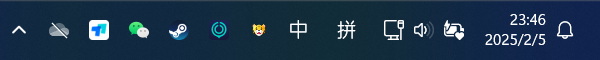
#> input picture 9tian_auto/sys.png, 600 x 60 px
$ python -i wechat_image_recognition.py   (imports and definitions only)
#> lines starting #> are read from the running program, lines starting #| are printed output that depends on the picture; after the words box and inside, x2 and y2 are one past the last pixel; in counts of white or black regions, pixels touching at a corner belong together
import cv2
import numpy as np


# orb=cv2.ORB.create()
#
# wechat_sys=cv2.imread('./wechat_screen/wechat_sys.png')
# sys = cv2.imread('./sys.png')
#
# wechat_sys_gray = cv2.cvtColor(wechat_sys, cv2.COLOR_BGR2GRAY)
# sys_gray = cv2.cvtColor(sys, cv2.COLOR_BGR2GRAY)
#
# if wechat_sys is None or sys is None:
#     raise ValueError('图像加载失败')
#
# print(orb.detectAndCompute(image=wechat_sys_gray,mask=None))
# print(orb.detectAndCompute(image=sys_gray,mask=None))
#======================================================================================
wechat_green_BGR=(108, 215, 29)
wechat_red_BGR=(48,59,255)
def recognition_color(find_image="sys.png",color=wechat_green_BGR,color_smooth=15,mix_area=4,test=False,blur=False):
    """
    返回找到面积最大的颜色的中心(x,y)
    """
#> called with find_image = 'sys.png', color = (108, 215, 29), color_smooth = 15, mix_area = 4, test = False, blur = False
    wechat_sys_color_BGR = np.array([[list(color)]], dtype=np.uint8)  # (1,1,3) 形状
    wechat_sys_color_HSV = cv2.cvtColor(wechat_sys_color_BGR, cv2.COLOR_BGR2HSV)
    # print(f'原始颜色：{wechat_sys_color_HSV}')
    smooth = color_smooth
    up_HSV = np.clip(wechat_sys_color_HSV + smooth, [0, 0, 0], [179, 255, 255])
    low_HSV = np.clip(wechat_sys_color_HSV - smooth, [0, 0, 0], [179, 255, 255])
    #FIXME HSV空间转换应该重新定义色相纯度明度的SMOOTH关系
    # print(f'取值范围：{up_HSV}---{low_HSV}')

    if isinstance(find_image,str):
        image = cv2.imread(find_image)  # 读取图像
#> image is the input picture: shape (60, 600, 3); mean B, G, R 75.5, 53.3, 29.7
    else:image = find_image #TODO 从内存读取
    hsv = cv2.cvtColor(image, cv2.COLOR_BGR2HSV)# 转换到 HSV 颜色空间
#> hsv: shape (60, 600, 3); mean H, S, V 102.3, 174.3, 76.3
    mask = cv2.inRange(hsv, low_HSV, up_HSV)# 颜色过滤，创建掩码
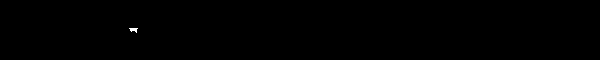
#> mask: shape (60, 600); 0.07% white; 1 white region, box (x1, y1, x2, y2) and area: (129, 28, 138, 33) 27
    if blur:
        blurred = cv2.GaussianBlur(mask, (5, 5), 0)  # 进行高斯模糊（减少噪声）
        mask=blurred
    contours, _ = cv2.findContours(mask, cv2.RETR_EXTERNAL, cv2.CHAIN_APPROX_SIMPLE)# 识别颜色区域轮廓
#> contours = 1 contour, all with area under 20
    # print(f"len_contours={len(contours)}")

    contours_dict={}
    for cnt in contours:
        if cv2.contourArea(cnt) > mix_area:  # 过滤掉小面积噪点
            x, y, w, h = cv2.boundingRect(cnt) #计算一个轮廓（contour）的最小外接矩形。
            detail = cv2.moments(cnt)
            # 计算质心坐标
            if detail["m00"] != 0:  # 避免除以零的错误
                cx = int(detail["m10"] / detail["m00"])
                cy = int(detail["m01"] / detail["m00"])
                contours_dict[detail['m00']] = cx, cy
            if test:
                cv2.rectangle(image, (x, y), (x + w, y + h), (0, 0, 255), 2)
#> this loop made 1 pass
#> (x, y, w, h, cx, cy) on pass 1: (129, 28, 9, 5, 133, 29)
#> after the loop, contours_dict = {16: (133, 29)}
    if test:
        # print('显示结果')
        # 显示结果
        cv2.imshow("Original", image)
        cv2.imshow("Masked & Blurred", mask)
        cv2.waitKey(0)
        cv2.destroyAllWindows()

    if len(contours_dict)==0:
        return False
    return contours_dict[max(list(contours_dict.keys()))]

# print(get_wechat_green())

>>> result = recognition_color()
#> result = (133, 29)
